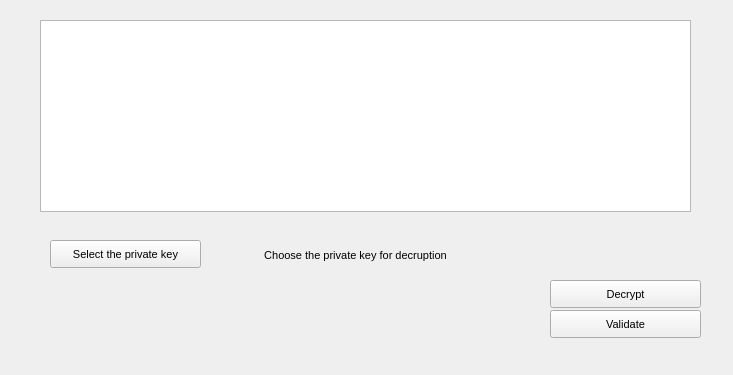
<?xml version="1.0" encoding="UTF-8"?>
<ui version="4.0">
 <class>Form</class>
 <widget class="QWidget" name="Form">
  <property name="geometry">
   <rect>
    <x>0</x>
    <y>0</y>
    <width>733</width>
    <height>375</height>
   </rect>
  </property>
  <property name="windowTitle">
   <string>Form</string>
  </property>
  <widget class="QListWidget" name="listWidget">
   <property name="geometry">
    <rect>
     <x>40</x>
     <y>20</y>
     <width>651</width>
     <height>192</height>
    </rect>
   </property>
  </widget>
  <widget class="QPushButton" name="pushButton_4">
   <property name="geometry">
    <rect>
     <x>550</x>
     <y>310</y>
     <width>151</width>
     <height>28</height>
    </rect>
   </property>
   <property name="font">
    <font>
     <pointsize>8</pointsize>
    </font>
   </property>
   <property name="text">
    <string>Validate</string>
   </property>
   <property name="autoDefault">
    <bool>false</bool>
   </property>
   <property name="default">
    <bool>false</bool>
   </property>
   <property name="flat">
    <bool>false</bool>
   </property>
  </widget>
  <widget class="QPushButton" name="pushButton_3">
   <property name="geometry">
    <rect>
     <x>550</x>
     <y>280</y>
     <width>151</width>
     <height>28</height>
    </rect>
   </property>
   <property name="font">
    <font>
     <pointsize>8</pointsize>
    </font>
   </property>
   <property name="text">
    <string>Decrypt</string>
   </property>
   <property name="autoDefault">
    <bool>false</bool>
   </property>
   <property name="default">
    <bool>false</bool>
   </property>
   <property name="flat">
    <bool>false</bool>
   </property>
  </widget>
  <widget class="QPushButton" name="pushButton_2">
   <property name="geometry">
    <rect>
     <x>50</x>
     <y>240</y>
     <width>151</width>
     <height>28</height>
    </rect>
   </property>
   <property name="font">
    <font>
     <pointsize>8</pointsize>
    </font>
   </property>
   <property name="text">
    <string>Select the private key</string>
   </property>
   <property name="autoDefault">
    <bool>false</bool>
   </property>
   <property name="default">
    <bool>false</bool>
   </property>
   <property name="flat">
    <bool>false</bool>
   </property>
  </widget>
  <widget class="QLabel" name="label_7">
   <property name="geometry">
    <rect>
     <x>200</x>
     <y>240</y>
     <width>311</width>
     <height>31</height>
    </rect>
   </property>
   <property name="font">
    <font>
     <pointsize>8</pointsize>
    </font>
   </property>
   <property name="text">
    <string>Choose the private key for decruption</string>
   </property>
   <property name="alignment">
    <set>Qt::AlignCenter</set>
   </property>
  </widget>
 </widget>
 <resources/>
 <connections/>
</ui>
